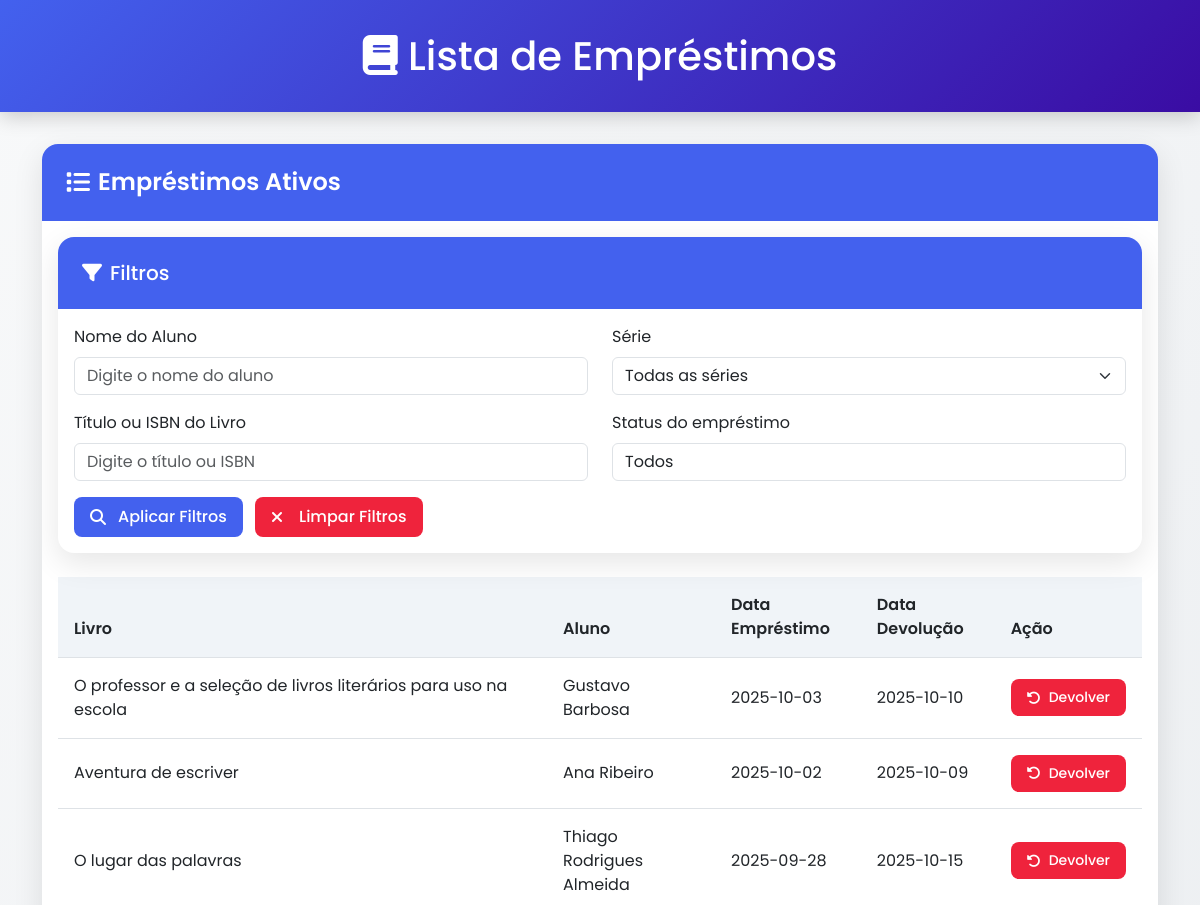
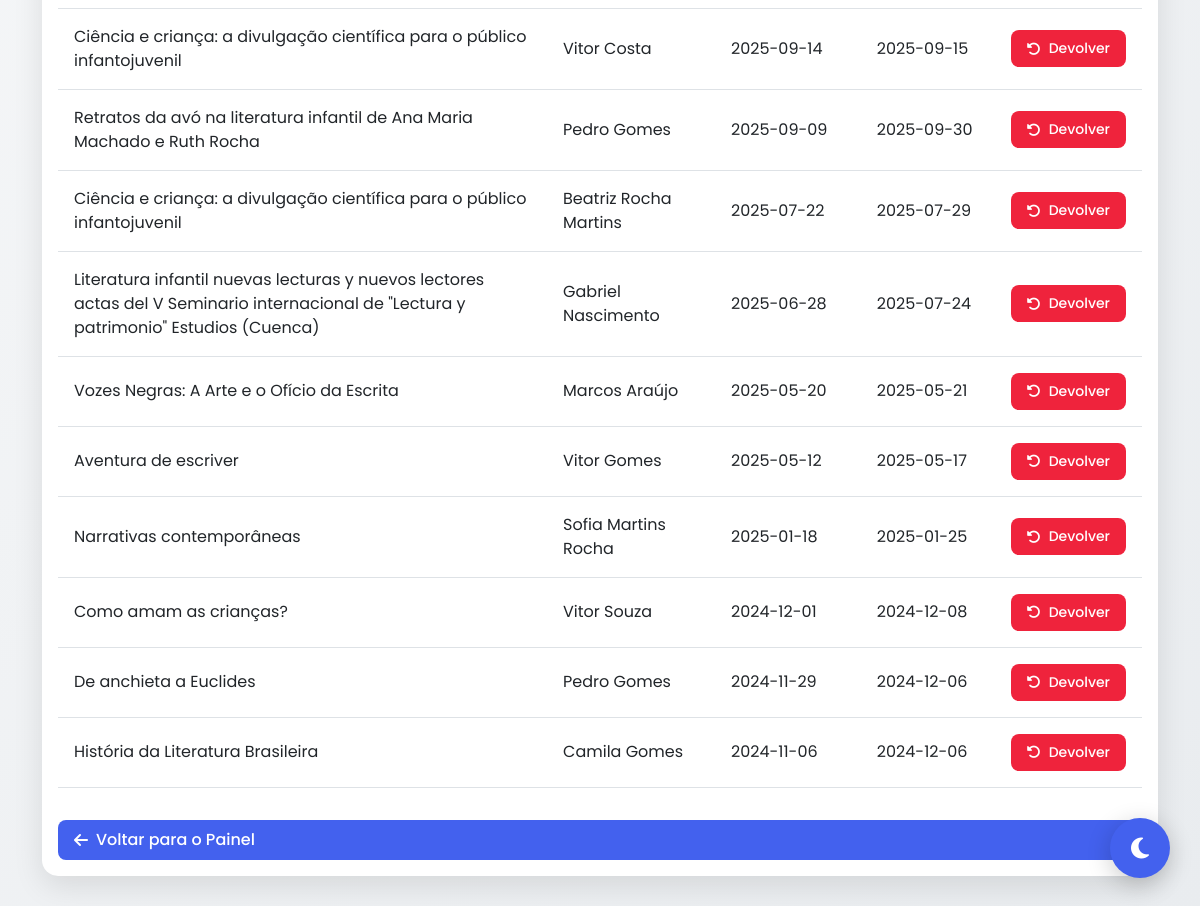
/frontend/listar_emprestimos.php (signed in), run on the app's committed database (2 pictures, top to bottom).
### tables this page shows
CREATE TABLE `emprestimos` (
  `id` int(11) NOT NULL,
  `aluno_id` int(11) NOT NULL,
  `livro_id` int(11) NOT NULL,
  `data_emprestimo` date NOT NULL,
  `data_devolucao` date DEFAULT NULL,
  `devolvido` tinyint(1) NOT NULL,
  `professor_id` int(11) NOT NULL
);

CREATE TABLE `livros` (
  `id` int(11) NOT NULL,
  `titulo` varchar(255) NOT NULL,
  `autor` varchar(255) NOT NULL,
  `isbn` varchar(20) DEFAULT NULL,
  `capa_url` varchar(700) DEFAULT NULL,
  `descricao` text DEFAULT NULL,
  `categoria` varchar(100) DEFAULT NULL,
  `ano_publicacao` varchar(4) NOT NULL,
  `genero` varchar(100) NOT NULL,
  `quantidade` int(100) NOT NULL,
  `preview_link` varchar(255) DEFAULT NULL
);

CREATE TABLE `alunos` (
  `id` int(11) NOT NULL,
  `nome` varchar(255) NOT NULL,
  `serie` varchar(50) NOT NULL,
  `email` varchar(255) NOT NULL,
  `professor_id` int(11) NOT NULL
);

### backend/lista_emprestimos.php (called while the page is built, shortened)
<?php
require '../config.php';
$professor_id = $_SESSION['professor_id'];
$where = "WHERE e.professor_id = ?";
$params = [$professor_id];
$types = "i";
$sql = "SELECT e.id, l.titulo, a.nome, e.data_emprestimo, e.data_devolucao, e.devolvido
        FROM emprestimos e
        JOIN livros l ON e.livro_id = l.id
        JOIN alunos a ON e.aluno_id = a.id
        $where
        ORDER BY e.data_emprestimo DESC";
$stmt = $conn->prepare($sql);
$stmt->bind_param($types, ...$params);
$stmt->execute();
$result = $stmt->get_result();
?>

### frontend/listar_emprestimos.php (the view, shortened to what this page needs)
<?php
include('../backend/lista_emprestimos.php');
?>
<!DOCTYPE html>
<html lang="pt" data-theme="light">
<head>
    <link href="https://cdn.jsdelivr.net/npm/bootstrap@5.3.0/dist/css/bootstrap.min.css" rel="stylesheet">
    <link rel="stylesheet" href="https://cdnjs.cloudflare.com/ajax/libs/font-awesome/6.4.2/css/all.min.css">
    <link rel="stylesheet" href="assets/css/listar_emprestimos.css?v=1">
</head>
<body>
    <button class="theme-toggle" id="themeToggle">
        <i class="fas fa-moon" id="themeIcon"></i>
    </button>
    <div class="dashboard-header text-center">
        <div class="container">
            <h1 class="mb-0">
                <i class="fas fa-book"></i> Lista de Empréstimos
            </h1>
        </div>
    </div>
    <div class="container">
        <div class="card">
            <div class="card-header">
                <h4>
                    <i class="fas fa-list"></i> Empréstimos Ativos
                </h4>
            </div>
            <div class="card-body">
                <div class="card mb-4">
                    <div class="card-header">
                        <h5 class="mb-0"><i class="fas fa-filter me-2"></i>Filtros</h5>
                    </div>
                    <div class="card-body">
                        <form id="filtroForm" method="GET">
                            <div class="row">
                                <div class="col-md-6 mb-3">
                                    <label for="filtro_aluno" class="form-label">Nome do Aluno</label>
                                    <input type="text" class="form-control" name="filtro_aluno" id="filtro_aluno"
                                        placeholder="Digite o nome do aluno">
                                </div>
                                <div class="col-md-6 mb-3">
                                    <label for="filtro_serie" class="form-label">Série</label>
                                    <select class="form-select" name="filtro_serie" id="filtro_serie">
                                        <option value="">Todas as séries</option>
                                    </select>
                                </div>
                                <div class="col-md-6 mb-3">
                                    <label for="filtro_livro" class="form-label">Título ou ISBN do Livro</label>
                                    <input type="text" class="form-control" name="filtro_livro" id="filtro_livro"
                                        placeholder="Digite o título ou ISBN">
                                </div>
                                <div class="col-md-6 mb-3">
                                    <label for="filtro_emprestimo" class="form-label">Status do empréstimo</label>
                                    <select class="form-control" id="filtro_emprestimo" name="filtro_emprestimo">
                                        <option value="">Todos</option>
                                    </select>
                                </div>
                                <div class="col-12">
                                    <button type="submit" class="btn btn-primary me-2">
                                        <i class="fas fa-search me-1"></i>Aplicar Filtros
                                    </button>
                                    <button type="button" class="btn btn-danger" id="limparFiltros">
                                        <i class="fas fa-times me-2"></i>Limpar Filtros
                                    </button>
                                </div>
                            </div>
                        </form>
                    </div>
                </div>
                <table class="table table-hover" id="tabelaEmprestimos">
                    <thead>
                        <tr>
                            <th>Livro</th>
                            <th>Aluno</th>
                            <th>Data Empréstimo</th>
                            <th>Data Devolução</th>
                            <th>Ação</th>
                        </tr>
                    </thead>
                    <tbody>
                        <?php if ($result->num_rows > 0): ?>
                            <?php while ($row = $result->fetch_assoc()) { ?>
                                <tr>
                                    <td><?= htmlspecialchars($row['titulo']); ?></td>
                                    <td><?= htmlspecialchars($row['nome']); ?></td>
                                    <td><?= htmlspecialchars($row['data_emprestimo']); ?></td>
                                    <td><?= htmlspecialchars($row['data_devolucao']); ?></td>
                                    <td>
                                        <?php if ($row['devolvido'] === 'Sim') { ?>
                                            <button class="btn btn-success btn-sm" disabled>
                                                <i class="fas fa-check"></i> Devolvido
                                            </button>
                                        <?php } else { ?>
                                            <button class="btn btn-danger btn-sm btn-confirmar-devolucao"
                                                data-id="<?= (int)$row['id']; ?>">
                                                <i class="fas fa-undo-alt"></i> Devolver
                                            </button>
                                        <?php } ?>
                                    </td>
                                </tr>
                            <?php } ?>
                        <?php else: ?>
                            <tr>
                                <td colspan="5" class="text-center">Nenhum empréstimo encontrado.</td>
                            </tr>
                        <?php endif; ?>
                    </tbody>
                </table>
                <a href="dashboard.php" class="btn btn-primary w-100 mt-3">
                    <i class="fas fa-arrow-left"></i> Voltar para o Painel
                </a>
            </div>
        </div>
    </div>
    <link rel="stylesheet" href="_css/footer.css">
</body>
</html>

### frontend/assets/css/listar_emprestimos.css (style rules this page uses)
:root { --primary-color: #4361ee; --primary-hover: #3a56d4; --secondary-color: #f0f4f8; --text-color: #212121; --card-bg: #ffffff; --body-bg: linear-gradient(135deg, #f8f9fa, #e9ecef); --shadow-color: rgba(0, 0, 0, 0.1); --icon-color: #4361ee; --danger-color: #ef233c; --danger-hover: #d90429; --header-bg: linear-gradient(135deg, #4361ee, #3a0ca3); --stats-card-bg: #ffffff; --quick-action-bg: #edf2fb; --notification-badge: #f72585; --success-color: #4cc9f0; --warning-color: #f8961e; }
body { background: var(--body-bg); font-family: 'Poppins', sans-serif; color: var(--text-color); transition: all 0.5s ease; min-height: 100vh; margin: 0; padding: 0; }
.dashboard-header { background: var(--header-bg); color: white; padding: 2rem 0; margin-bottom: 2rem; box-shadow: 0 4px 20px rgba(0, 0, 0, 0.2); transition: all 0.5s ease; }
.card { border-radius: 16px; box-shadow: 0 10px 30px var(--shadow-color); transition: all 0.4s ease; background-color: var(--card-bg); border: none; margin-bottom: 2rem; overflow: hidden; }
.card-header { background: var(--primary-color); color: white; border-bottom: none; padding: 1.5rem; }
.card-header h4 { margin: 0; font-weight: 600; display: flex; align-items: center; gap: 0.5rem; }
.table { color: var(--text-color); }
.table th { font-weight: 600; border-bottom-width: 1px; padding: 1rem; background-color: var(--secondary-color); }
.table td { padding: 1rem; vertical-align: middle; }
.btn { padding: 0.5rem 1rem; border-radius: 8px; font-weight: 500; transition: all 0.3s ease; display: inline-flex; align-items: center; gap: 0.5rem; }
.btn-danger { background-color: var(--danger-color); border: none; color: white; }
.btn-primary { background-color: var(--primary-color); border: none; color: white; }
.theme-toggle { position: fixed; bottom: 30px; right: 30px; z-index: 1000; width: 60px; height: 60px; border-radius: 50%; background: var(--primary-color); color: white; display: flex; align-items: center; justify-content: center; cursor: pointer; box-shadow: 0 6px 25px rgba(0, 0, 0, 0.2); transition: all 0.5s cubic-bezier(0.175, 0.885, 0.32, 1.275); border: none; outline: none; }
.theme-toggle i { font-size: 1.5rem; transition: all 0.5s ease; }

### data on the page
emprestimos: livro.titulo "O professor e a seleção de livros literários para uso na escola", aluno.nome "Gustavo Barbosa", data_emprestimo "2025-10-03", data_devolucao "2025-10-10"
emprestimos: livro.titulo "Aventura de escriver", aluno.nome "Ana Ribeiro", data_emprestimo "2025-10-02", data_devolucao "2025-10-09"
emprestimos: livro.titulo "O lugar das palavras", aluno.nome "Thiago Rodrigues Almeida", data_emprestimo "2025-09-28", data_devolucao "2025-10-15"
emprestimos: livro.titulo "Ciência e criança: a divulgação científica para o público infantojuvenil", aluno.nome "Vitor Costa", data_emprestimo "2025-09-14", data_devolucao "2025-09-15"
emprestimos: livro.titulo "Retratos da avó na literatura infantil de Ana Maria Machado e Ruth Rocha", aluno.nome "Pedro Gomes", data_emprestimo "2025-09-09", data_devolucao "2025-09-30"
emprestimos: livro.titulo "Ciência e criança: a divulgação científica para o público infantojuvenil", aluno.nome "Beatriz Rocha Martins", data_emprestimo "2025-07-22", data_devolucao "2025-07-29"
emprestimos: livro.titulo "Literatura infantil nuevas lecturas y nuevos lectores actas del V Seminario internacional de \"Lectura y patrimonio\" Estudios (Cuenca)", aluno.nome "Gabriel Nascimento", data_emprestimo "2025-06-28", data_devolucao "2025-07-24"
emprestimos: livro.titulo "Vozes Negras: A Arte e o Ofício da Escrita", aluno.nome "Marcos Araújo", data_emprestimo "2025-05-20", data_devolucao "2025-05-21"
emprestimos: livro.titulo "Aventura de escriver", aluno.nome "Vitor Gomes", data_emprestimo "2025-05-12", data_devolucao "2025-05-17"
emprestimos: livro.titulo "Narrativas contemporâneas", aluno.nome "Sofia Martins Rocha", data_emprestimo "2025-01-18", data_devolucao "2025-01-25"
emprestimos: livro.titulo "Como amam as crianças?", aluno.nome "Vitor Souza", data_emprestimo "2024-12-01", data_devolucao "2024-12-08"
emprestimos: livro.titulo "De anchieta a Euclides", aluno.nome "Pedro Gomes", data_emprestimo "2024-11-29", data_devolucao "2024-12-06"
emprestimos: livro.titulo "História da Literatura Brasileira", aluno.nome "Camila Gomes", data_emprestimo "2024-11-06", data_devolucao "2024-12-06"
